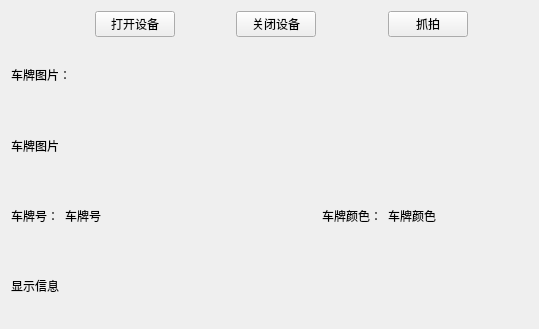
<?xml version="1.0" encoding="UTF-8"?>
<ui version="4.0">
 <class>Widget</class>
 <widget class="QWidget" name="Widget">
  <property name="geometry">
   <rect>
    <x>0</x>
    <y>0</y>
    <width>539</width>
    <height>329</height>
   </rect>
  </property>
  <property name="windowTitle">
   <string>VideoCardTest</string>
  </property>
  <layout class="QGridLayout" name="gridLayout">
   <item row="0" column="0" colspan="2">
    <spacer name="horizontalSpacer_2">
     <property name="orientation">
      <enum>Qt::Horizontal</enum>
     </property>
     <property name="sizeHint" stdset="0">
      <size>
       <width>106</width>
       <height>20</height>
      </size>
     </property>
    </spacer>
   </item>
   <item row="0" column="2">
    <widget class="QPushButton" name="pushButton_OpenDev">
     <property name="text">
      <string>打开设备</string>
     </property>
    </widget>
   </item>
   <item row="0" column="3">
    <spacer name="horizontalSpacer_3">
     <property name="orientation">
      <enum>Qt::Horizontal</enum>
     </property>
     <property name="sizeHint" stdset="0">
      <size>
       <width>76</width>
       <height>20</height>
      </size>
     </property>
    </spacer>
   </item>
   <item row="0" column="4">
    <widget class="QPushButton" name="pushButton_CloseDev">
     <property name="text">
      <string>关闭设备</string>
     </property>
    </widget>
   </item>
   <item row="0" column="5">
    <spacer name="horizontalSpacer_4">
     <property name="orientation">
      <enum>Qt::Horizontal</enum>
     </property>
     <property name="sizeHint" stdset="0">
      <size>
       <width>76</width>
       <height>20</height>
      </size>
     </property>
    </spacer>
   </item>
   <item row="0" column="6">
    <widget class="QPushButton" name="pushButton_Capture">
     <property name="text">
      <string>抓拍</string>
     </property>
    </widget>
   </item>
   <item row="0" column="7">
    <spacer name="horizontalSpacer">
     <property name="orientation">
      <enum>Qt::Horizontal</enum>
     </property>
     <property name="sizeHint" stdset="0">
      <size>
       <width>80</width>
       <height>20</height>
      </size>
     </property>
    </spacer>
   </item>
   <item row="1" column="0" colspan="8">
    <widget class="QLabel" name="label">
     <property name="text">
      <string>车牌图片：</string>
     </property>
    </widget>
   </item>
   <item row="2" column="0" colspan="8">
    <widget class="QLabel" name="labPictrue">
     <property name="text">
      <string>车牌图片</string>
     </property>
    </widget>
   </item>
   <item row="3" column="0">
    <widget class="QLabel" name="label_2">
     <property name="text">
      <string>车牌号：</string>
     </property>
    </widget>
   </item>
   <item row="3" column="1" colspan="4">
    <widget class="QLabel" name="labPlate">
     <property name="text">
      <string>车牌号</string>
     </property>
    </widget>
   </item>
   <item row="4" column="0" colspan="8">
    <widget class="QLabel" name="labmessage">
     <property name="text">
      <string>显示信息</string>
     </property>
    </widget>
   </item>
   <item row="3" column="6" colspan="2">
    <widget class="QLabel" name="labcolor">
     <property name="text">
      <string>车牌颜色</string>
     </property>
    </widget>
   </item>
   <item row="3" column="5">
    <widget class="QLabel" name="label_3">
     <property name="text">
      <string>车牌颜色：</string>
     </property>
    </widget>
   </item>
  </layout>
 </widget>
 <layoutdefault spacing="6" margin="11"/>
 <resources/>
 <connections/>
</ui>
